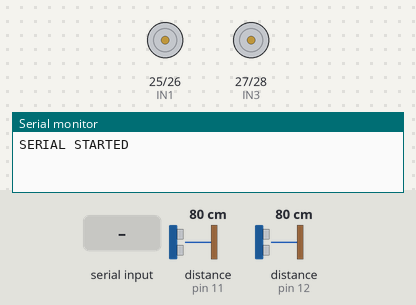
The sketch below on a simulated Arduino Mega 2560, built with avr-gcc and run on an emulated ATmega2560. Parts: motor-driver pin pairs drawn as motors (green arrow = first pin HIGH = forward, orange = second pin HIGH = backward, longer = more drive, scaled by the enable pin), the last lines printed to the serial monitor. Wiring (inferred from the names in the program): 2 × ultrasonic range finder: trigger pin 9, echo pin 11 / trigger pin 10, echo pin 12. Inputs (shaded band) come from the test bench; at power-on: distance to the obstacle (sensors on pin 11, pin 12) 80 cm. The echo pulse lasts 58.3 µs per cm.

Above: at 1.2 s.
1.3 s: "200\n" received over the second serial link
At 1.6 s:
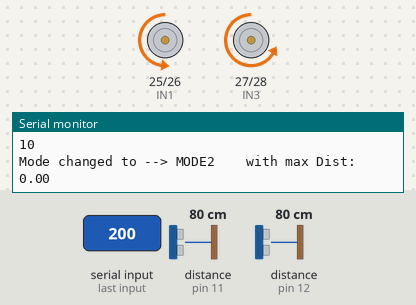
2.8 s: distance to the obstacle (sensor on pin 11) set to 120 cm
At 4.0 s:
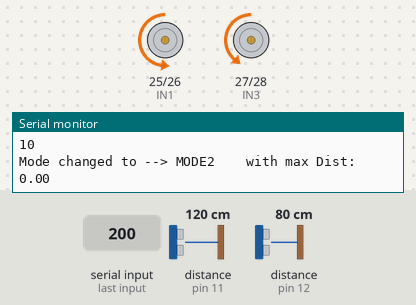
4.3 s: distance to the obstacle (sensor on pin 11) set to 87 cm
At 4.6 s:
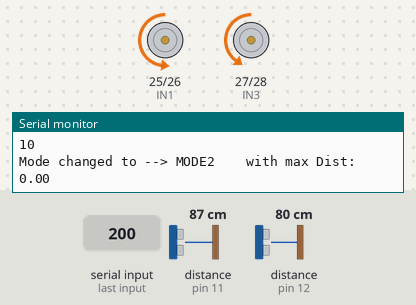
7.3 s: distance to the obstacle (sensor on pin 12) set to 93 cm
At 7.9 s:
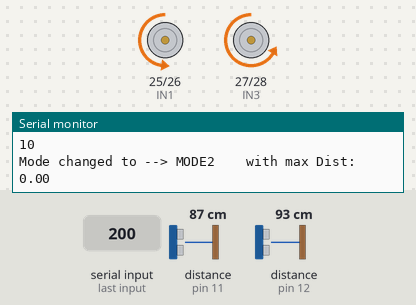
8.8 s: distance to the obstacle (sensor on pin 12) set to 86 cm
At 9.09 s:
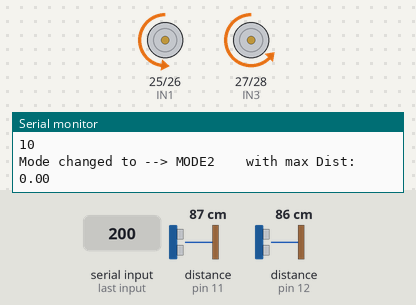
11.8 s: "s90\n" received over the second serial link
Timing chart, 0 to 17.5 s (numbered marks = the images above; inputs shaded):
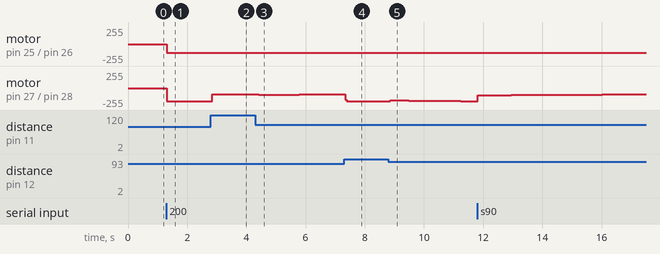

Measured:
- after the input at 1.3 s, motor on pin 25 (IN1) / pin 26 (IN2): stopped → backward 130/255 at once; motor on pin 27 (IN3) / pin 28 (IN4): stopped → backward 200/255 at once
- after the input at 2.8 s, motor on pin 27 (IN3) / pin 28 (IN4): backward 200/255 → backward 95/255 after 0.05 s
- after the input at 4.3 s, motor on pin 27 (IN3) / pin 28 (IN4): backward 95/255 → backward 100/255 after 0.12 s, → backward 99/255 0.39 s later, → backward 98/255 0.50 s later, → backward 97/255 0.50 s later, … (6 changes in this stretch)
- after the input at 7.3 s, motor on pin 27 (IN3) / pin 28 (IN4): backward 95/255 → backward 200/255 at once
- after the input at 8.8 s, motor on pin 27 (IN3) / pin 28 (IN4): backward 200/255 → backward 185/255 after 0.06 s, → backward 186/255 0.11 s later, → backward 187/255 0.23 s later, → backward 188/255 0.28 s later, … (13 changes in this stretch)

The sketch:

Ej3.ino
```cpp
unsigned long PERIODO_MUESTREO_MS = 50;  // Periodo de muestreo para control (ms).

//Ultrasonidos
const int Echo1 = 11;
const int Echo2 = 12;
const int Trig1 = 9;
const int Trig2 = 10;

//Motor Derecho
const int IN1 = 25;
const int IN2 = 26;
const int ENA = 44;

//Motor Izquierdo
const int IN3 = 27;
const int IN4 = 28;
const int ENB = 45;

//MODO DE FUNCIONAMIENTO
int modo = 0;

//Variables de funcionamiento
bool puttyReady = false;
int tact, tant; //Tiempo entre ciclos
float distStop;
float dist1, old_dist1;
float dist2, old_dist2;
int vel1 = 0, vel2 = 0;
int tmAct, tmAnt;
float tm;
float maxDistDif = 0.5; //Threshold para parar el vehiculo en el modo 1 - Histeresis
float ping1, ping2;
float measureDiff = 0.2; //Maxima diferencia entre medidas para el filtro (malfuncionamiento sensor)
int mode = 0;

float dist1Sum, dist2Sum;
int nMed;
int velUmbral = 90;
int velMinG = 85;

// Modo 3, un solo conrolador para hacer las dos distancias iguales
void modo3() {
  PERIODO_MUESTREO_MS = 50;
  vel1 = 130; //Velocidad de la rueda derecha fija

  int col1, col2;

  //Solo variamos la velocidad izquierda
  col2 = round(controlador2(0, dist1-dist2, tm));
  vel2 = col2 + vel1;
}

//Modo 4 - Controladores en cascada para tener la inclinación deseada con respecto a la pared
void modo4() {
  float distMedia = (dist1+dist2)/2;
  PERIODO_MUESTREO_MS = 50;
  vel1 = 130; // Velocidad derecha fija de nuevo

  int col1, col2;
  col1 = controlador1(distStop, distMedia, tm); //Primer controlador que calcula la vel
                                                // relativa de las ruedas para una inclinacion

  col2 = round(controlador2(col1, dist1-dist2, tm));//Ajusta a esa velocidad
  vel2 = col2 + vel1;
}

void setup() {
  pinMode(Trig1, OUTPUT);
  pinMode(Echo1, INPUT);
  pinMode(Trig2, OUTPUT);
  pinMode(Echo2, INPUT);

  pinMode(IN1, OUTPUT);
  pinMode(IN2, OUTPUT);
  pinMode(IN3, OUTPUT);
  pinMode(IN4, OUTPUT);
  pinMode(ENA, OUTPUT);
  pinMode(ENB, OUTPUT);

  Serial2.begin(38400);

  Serial.begin(9600); //Debug

  Serial.println("SERIAL STARTED"); //Debug

  tact =  tant =  millis(); //Medidas para el envio de datos por Bluetooth
  tmAct = tmAnt = millis(); //Medidas intervalo control

  old_dist1 = dist1 = ping(Trig1, Echo1); //inicializamos las distancias
  old_dist2 = dist2 = ping(Trig2, Echo2);

  dist1Sum = 0;
  dist2Sum = 0;
  nMed = 0;
}

void loop() {
  //Lectura sensores y filtrado
  ping1 = ping(Trig1, Echo1);
  ping2 = ping(Trig2, Echo2);
  filtro(&old_dist1, &dist1, ping1, measureDiff);
  filtro(&old_dist2, &dist2, ping2, measureDiff);

  dist1Sum += dist1;
  dist2Sum += dist2;
  nMed += 1;

  //Hay mas de 2 Bytes listos para ser leidos - Usamos comandos de 3 parametros para configurarlo
  if (Serial2.available() > 2)
    BTread(&modo, &distStop);

  tmAct = millis();
  if ((tmAct - tmAnt) >= PERIODO_MUESTREO_MS) {
    //Eliminamos el ruido de las muestras con un promediado
    dist1 = dist1Sum / nMed;
    dist2 = dist2Sum / nMed;

    //Resetamos las variables
    dist1Sum = 0;
    dist2Sum = 0;
    nMed = 0;

    tm = (tmAct - tmAnt) / 1000.0; //Se pasa a segundos

    switch (modo) {
      case 0:   //Modo 0 - Parado
        vel1 = 0; vel2 = 0;
        break;

      case 1:   //Modo 1 - Avanzar paralelo a la pared
        modo3();
        break;

      case 2:
        modo4(); //Modo 2 - Avanzar paralelo a la pared a distancia dada
        break;
    }


    //Telemetría (Putty)

     if (vel2<velUmbral&&vel2>-velUmbral)
      vel2=0;

    if (vel1<velUmbral&&vel1>-velUmbral)
      vel1=0;

    tact = millis();
    telemetria(tact - tant, dist2, dist1, distStop, mode, vel2, vel1);
    tant = millis();
    moveRobot(vel1, vel2);

    tmAnt = millis();
  }


}
```

comunicacionBT.ino
```cpp
void BTread(int* modoFuncionamiento, float* distStop) {
  //Esta función se ejecutará cuando haya 3 bytes listos para leer
  // X00 -> X indica el modo; y 00 la distancia
  int SerialIn = 0;
  int dataIn;
  int mod;
  mod = Serial2.read();
  Serial.println(mod);
  while (Serial2.available() > 0) {
    dataIn = int(Serial2.read());
    Serial.println(dataIn);
    if (dataIn >= 48 && dataIn <= 57) SerialIn = 10 * SerialIn + dataIn - 48;
  }

  switch (mod)  {
    case 'b': //Begin communication
      puttyReady = true;
      Serial.println("BEGIN"); //Debug
      break;
    case 'e': //End Communication
      puttyReady = false;
      Serial.println("END"); //Debug
      break;
    case 's': //Set distStop
      *distStop = SerialIn;
      Serial.println("Max Distance changed to -->  " + String(*distStop)); //Debug
      break;
    case '0':
      *modoFuncionamiento = 0;
      Serial.println("Mode changed to --> MODE0 (Inactive)"); //Debug
      break;
    case '1':
      *modoFuncionamiento = 1;
      *distStop = SerialIn;
      Serial.println("Mode changed to --> MODE1 \t with max Dist: " + String(*distStop)); //Debug
      break;
    case '2':
      *modoFuncionamiento = 2;
      *distStop = SerialIn;
      Serial.println("Mode changed to --> MODE2 \t with max Dist: " + String(*distStop)); //Debug
      break;
  }
}

void telemetria(int t,float distL, float distR, float ref, int mode, int pwmL, int pwmR){
  if (puttyReady) //Empezamos solo cuando el putty esté listo (Debemos asegurarnos de tener el mismo numero de columnas en todas las filas)
    Serial2.println(String(t) + " " + String(distL) + " " + String(distR) + " " + String(ref) + " " + String(mode) + " " + String(pwmL) + " " + String(pwmR));
}
```

controlador.ino
```cpp
//float kp = -4.17540 * 1;
//float kd = -0.93737 * 1;
//float ki = -0.1 * 1;


float controlador1(float Rk, float Yk, float Tm)
{
  float Umax = 5, Umin = -5; /* Valores límite de la señal de control */
  float kp = -0.3; //0.25
  float kd = 0;
  float ki = -0.05;

  float Uk, Uks; //Señal de control y señal de control saturada
  float uk; //Señal de control incremental
  float Ueq = 0;
  static float Int_k = 0.0, Int_ks = 0.0;
  static float ek = 0.0, e_k_1 = 0.0;

  /*Control*/
  ek = Rk - Yk; //Cálculo del error actual

  //Calculamos la señal de control incremental (PID)
  uk = kp * ek + kd * (ek - e_k_1) / Tm + ki * Int_k;

  e_k_1 = ek; //Actualizamos el error del instante anterior
  Int_k += ek * Tm;
//  if (uk >= 5)
//    Uk = Ueq + uk;
//  else if (uk <= -5)
//    Uk = -Ueq + uk;
//  else
//    Uk = 0;

  Uk=uk;
  /* Saturación de la señal de control */
  if (Uk > Umax) Uks = Umax;
  else if (Uk < Umin) Uks = Umin;
  else Uks = Uk;

  if (Uk >= Umax || Uk <= Umin) //Si la señak de control satura
    Int_k -= ek * Tm;

  return Uks;
}


float controlador2(float Rk, float Yk, float Tm)
{
  float Umax = 70, Umin = -35; /* Valores límite de la señal de control */
  float kp = 15;
  float kd = 0;
  float ki =  0.5;
  float Uk, Uks; //Señal de control y señal de control saturada
  float uk; //Señal de control incremental
  float Ueq = 0;
  static float Int_k = 0.0, Int_ks = 0.0;
  static float ek = 0.0, e_k_1 = 0.0;

  /*Control*/
  ek = Rk - Yk; //Cálculo del error actual

  //Calculamos la señal de control incremental (PID)
  uk = kp * ek + kd * (ek - e_k_1) / Tm + ki * Int_k;

  e_k_1 = ek; //Actualizamos el error del instante anterior
  Int_k += ek * Tm;

//  if (uk >= 5)
//    Uk = Ueq + uk;
//  else if (uk <= -5)
//    Uk = -Ueq + uk;
//  else
//    Uk = 0;

  Uk=uk;
  /* Saturación de la señal de control */
  if (Uk > Umax) Uks = Umax;
  else if (Uk < Umin) Uks = Umin;
  else Uks = Uk;

  if (Uk >= Umax || Uk <= Umin) //Si la señak de control satura
    Int_k -= ek * Tm;

  return Uks;
}
```

moveRobot.ino
```cpp
//Mismo que en ejercicio anterior
void moveRobot(int vel1, int vel2) {
  int velMin = velUmbral;
  int m1, m2;
  analogWrite(ENA, abs(vel1));
  analogWrite(ENB, abs(vel2));

//CONTROL DIRECCION
  if (vel1 < -velMin) {
    digitalWrite(IN1, HIGH);
    digitalWrite(IN2, LOW);
    m1 = -1;
  }
  else if (vel1 > velMin) {
    digitalWrite(IN1, LOW);
    digitalWrite(IN2, HIGH);
    m1 = 1;
  }
  else {
    digitalWrite(IN1, LOW);
    digitalWrite(IN2, LOW);
    m1 = 0;
  }

  if (vel2 < -velMin) {
    digitalWrite(IN3, HIGH);
    digitalWrite(IN4, LOW);
    m2 = -1;
  }
  else if (vel2 > velMin) {
    digitalWrite(IN3, LOW);
    digitalWrite(IN4, HIGH);
    m2 = 1;
  }
  else {
    digitalWrite(IN3, LOW);
    digitalWrite(IN4, LOW);
    m2 = 0;
  }

// CAMBIO MODO TELEMETRIA
  if(m1 * m2 == 1){
    if(m1 > 1) mode = 1;
    else mode = 2;
  }
  else{
    if(m1 == 0 && m2 == 0) mode = 0;
    else if(m1 == 1 || m2 == -1) mode = 3;
    else if(m2 == 1 || m1 == -1) mode = 4;
  }

}
```

sensores.ino
```cpp
//Mismo que en el ejercicio anterior
float ping(int TrgPin, int EchoPin) {
  long duration;
  float distanceCm;

  digitalWrite(TrgPin, LOW);
  delayMicroseconds(4);
  digitalWrite(TrgPin, HIGH);
  delayMicroseconds(10);
  digitalWrite(TrgPin, LOW);

  duration = pulseIn(EchoPin, HIGH, (unsigned long) 12000); //Timeout de 20 ms = 20000 micro segundos

  distanceCm = (float)duration * 10.0 / 292.0 / 2.0;  //convertimos a distancia en cm
  return distanceCm;
}

int filtro(float* distAnt, float* distAct, float pingAct, float maxDiff){ //Filtro para el ultrasonido. Devuelve 1 si medida valida, 0 si no.
  int res;
  if(abs(pingAct - *distAnt) <= maxDiff){
      *distAct = pingAct;
      res = 1;
    }
  else{
      *distAct = *distAct;
      res = 0;
    }
  *distAnt = pingAct;
  return res;
}
```
